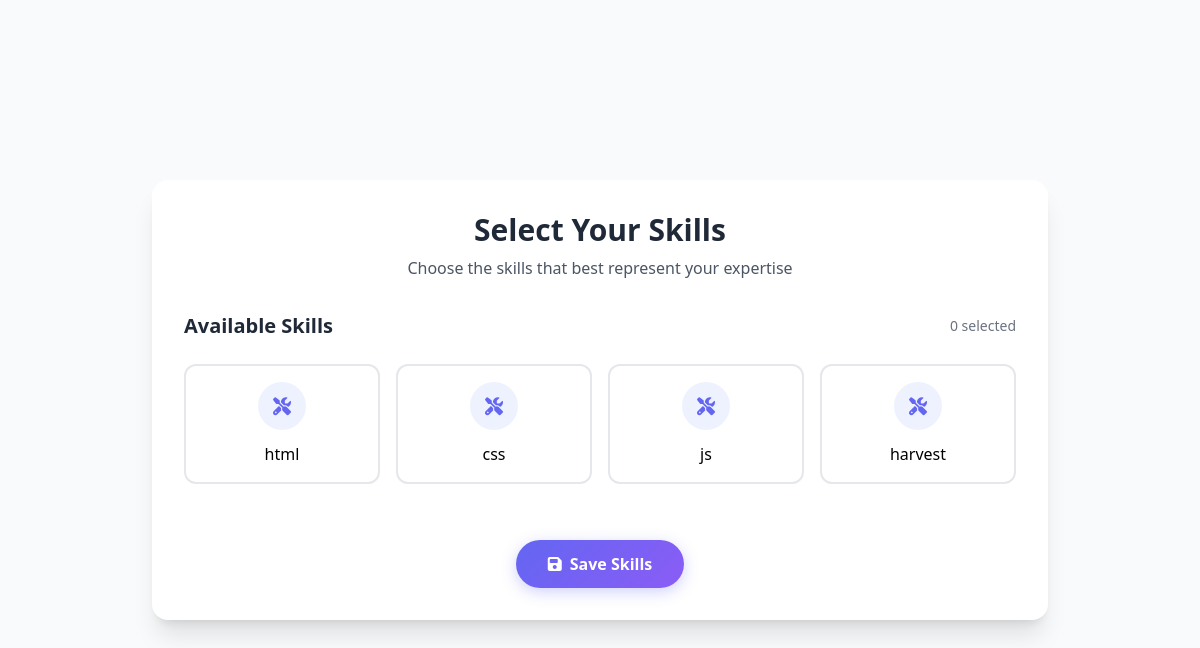
The app's page /users/skills/select/ (signed in) with its own data.
### jobs/models.py (models this page shows, shortened)
class Skill(models.Model):
    name = models.CharField(max_length=50)

### users/views.py (the view)
# urls.py: path('skills/select/', skills_select, name='skills_select'),  # Updated URL for selecting skills
@login_required
def skills_select(request):
    profile = request.user.profile
    if request.method == 'POST':
        form = SkillSelectionForm(request.POST, instance=profile)
        if form.is_valid():
            form.save()
            return redirect('profile_view')
    else:
        form = SkillSelectionForm(instance=profile)
    all_skills = Skill.objects.all()  # Fetch all skills
    user_skills = profile.skills.all()  # Fetch user's current skills
    return render(request, 'users/skills_select.html', {
        'form': form,
        'all_skills': all_skills,
        'user_skills': user_skills
    })

### users/templates/users/skills_select.html (shortened to what this page needs)
{% load static tailwind_tags %}
<!DOCTYPE html>
<html lang="en">
<head>
    {% tailwind_css %}
    <link href="https://cdnjs.cloudflare.com/ajax/libs/font-awesome/6.4.0/css/all.min.css" rel="stylesheet">
</head>
<body class="bg-gray-50 min-h-screen flex items-center justify-center p-4 font-sans antialiased">
    <div class="w-full max-w-4xl">
        <div class="bg-white rounded-2xl shadow-xl overflow-hidden p-8">
            <div class="text-center mb-8">
                <h1 class="text-3xl font-bold text-gray-800 mb-2">Select Your Skills</h1>
                <p class="text-gray-600">Choose the skills that best represent your expertise</p>
            </div>
            <form method="POST" action="{% url 'skills_select' %}" class="space-y-8">
                <div class="space-y-6">
                    <div class="flex items-center justify-between">
                        <h2 class="text-xl font-semibold text-gray-800">Available Skills</h2>
                        <span class="text-sm text-gray-500">{{ user_skills.count }} selected</span>
                    </div>
                    <div class="skill-grid grid grid-cols-2 sm:grid-cols-3 md:grid-cols-4 gap-4">
                        {% for skill in all_skills %}
                        <div class="skill-card">
                            <label for="skill-{{ skill.id }}" class="skill-label cursor-pointer flex flex-col items-center justify-center p-4 border-2 border-gray-200 rounded-xl hover:border-indigo-300 transition-all">
                                <div class="relative mb-3 w-12 h-12 bg-indigo-50 rounded-full flex items-center justify-center">
                                    <i class="fas fa-tools text-indigo-500 text-lg"></i>
                                </div>
                                <span class="text-center font-medium  ">{{ skill.name }}</span>
                            </label>
                        </div>
                        {% endfor %}
                    </div>
                </div>
                <div class="flex justify-center pt-6">
                    <button type="submit" class="submit-btn px-8 py-3 text-white font-semibold rounded-full flex items-center space-x-2">
                        <i class="fas fa-save"></i>
                        <span>Save Skills</span>
                    </button>
                </div>
            </form>
        </div>
    </div>
</body>
</html>

### users/templates/users/skills_select.html (style rules this page uses)
.skill-card { transition: all 0.3s cubic-bezier(0.4, 0, 0.2, 1); animation: fadeIn 0.5s ease forwards; }
.submit-btn { transition: all 0.3s ease; background: linear-gradient(135deg, #6366f1 0%, #8b5cf6 100%); color: white; box-shadow: 0 4px 15px rgba(99, 102, 241, 0.3); }
.skill-grid { animation: fadeIn 0.6s ease forwards; }

### records on screen
Skill: name "html"
Skill: name "css"
Skill: name "js"
Skill: name "harvest"

### other values on screen
{{ user_skills.count }} "0"
